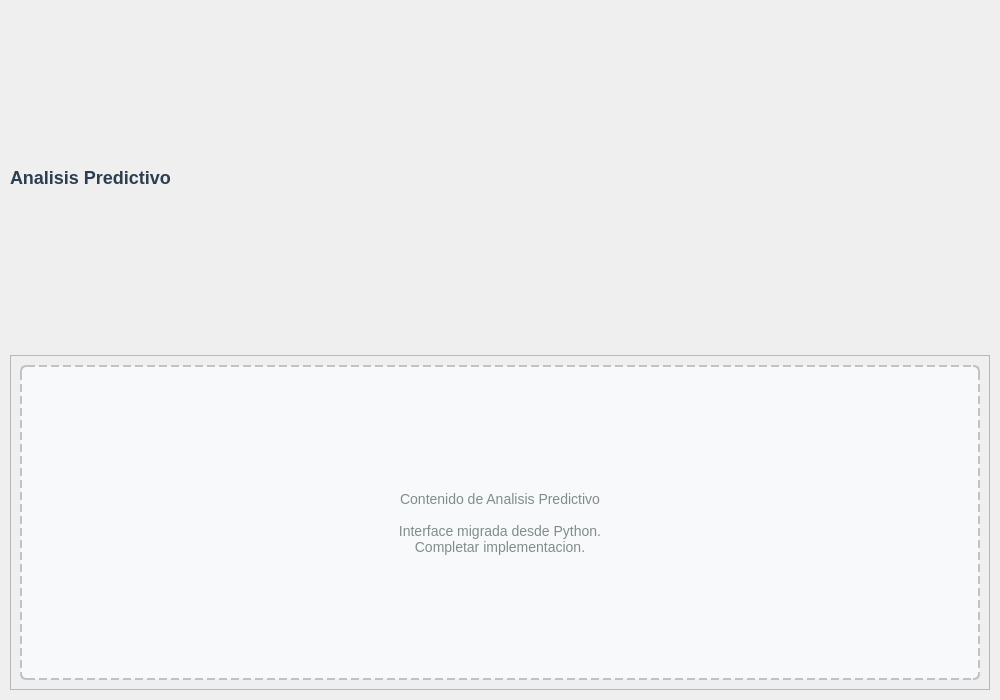
<?xml version="1.0" encoding="UTF-8"?>
<ui version="4.0">
 <class>PredictiveAnalyticsWidget</class>
 <widget class="QWidget" name="PredictiveAnalyticsWidget">
  <property name="geometry">
   <rect>
    <x>0</x>
    <y>0</y>
    <width>1000</width>
    <height>700</height>
   </rect>
  </property>
  <property name="windowTitle">
   <string>Analisis Predictivo</string>
  </property>
  <layout class="QVBoxLayout" name="mainLayout">
   <property name="spacing">
    <number>10</number>
   </property>
   <property name="leftMargin">
    <number>10</number>
   </property>
   <property name="topMargin">
    <number>10</number>
   </property>
   <property name="rightMargin">
    <number>10</number>
   </property>
   <property name="bottomMargin">
    <number>10</number>
   </property>
   
   <item>
    <widget class="QLabel" name="lblTitle">
     <property name="text">
      <string>Analisis Predictivo</string>
     </property>
     <property name="styleSheet">
      <string>font-size: 18px; font-weight: bold; color: #2c3e50;</string>
     </property>
    </widget>
   </item>
   
   <item>
    <widget class="QFrame" name="frameContent">
     <property name="frameShape">
      <enum>QFrame::StyledPanel</enum>
     </property>
     <property name="frameShadow">
      <enum>QFrame::Raised</enum>
     </property>
     <layout class="QVBoxLayout" name="contentLayout">
      <item>
       <widget class="QLabel" name="lblPlaceholder">
        <property name="text">
         <string>Contenido de Analisis Predictivo

Interface migrada desde Python.
Completar implementacion.</string>
        </property>
        <property name="alignment">
         <set>Qt::AlignCenter</set>
        </property>
        <property name="styleSheet">
         <string>
          QLabel {
           color: #7f8c8d;
           font-size: 14px;
           border: 2px dashed #bdc3c7;
           border-radius: 6px;
           background-color: #f8f9fa;
           padding: 20px;
          }
         </string>
        </property>
       </widget>
      </item>
     </layout>
    </widget>
   </item>
  </layout>
 </widget>
 
 <resources/>
 <connections/>
</ui>
